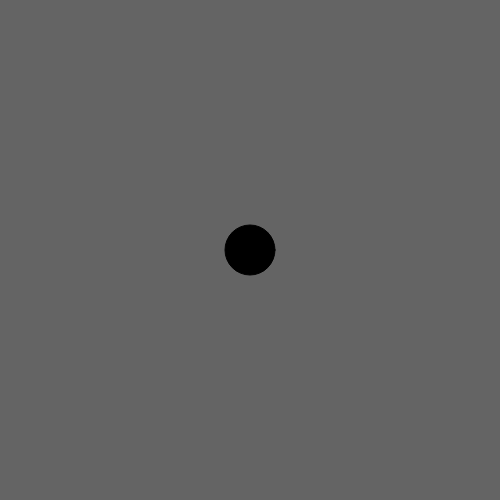
Frame 1 (no input)
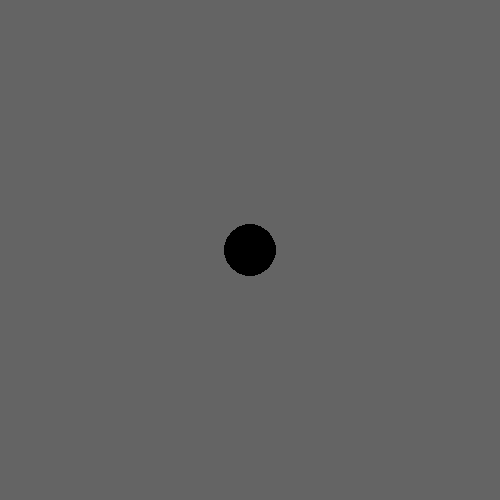
Frame 60 (no input)
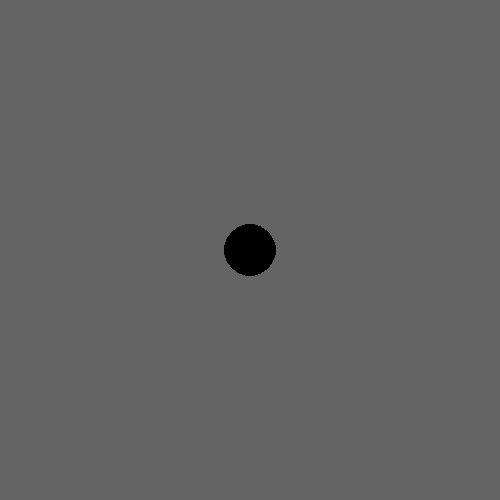
Frame 120 (the mouse pressed at the canvas centre since frame 60)

The p5.js sketch that drew these frames (run headless with seeded random() and noise() and a simulated clock; from frame 60 on, the mouse is pressed at the canvas centre):

// p5.js sketch
// ── sketch.js
let choice;
let cvalue;


function setup() {
  createCanvas(500,500);
  background(100);
  
  choice = "left";
  
  cvalue = 0;


}

function draw() {

fill(cvalue);
 ellipse(width/2, height/2, 50, 50);
}

function keyPressed(){

  if (key == 'b' || key == 'B'){ 
  if (cvalue == 0) {
    cvalue = 255;
  } else {
    cvalue = 0;
  } 
  }

if ( key == 'c' || key == 'C'){
  if (choice == 'left'){
    cvalue = 128;
  }
}

}
